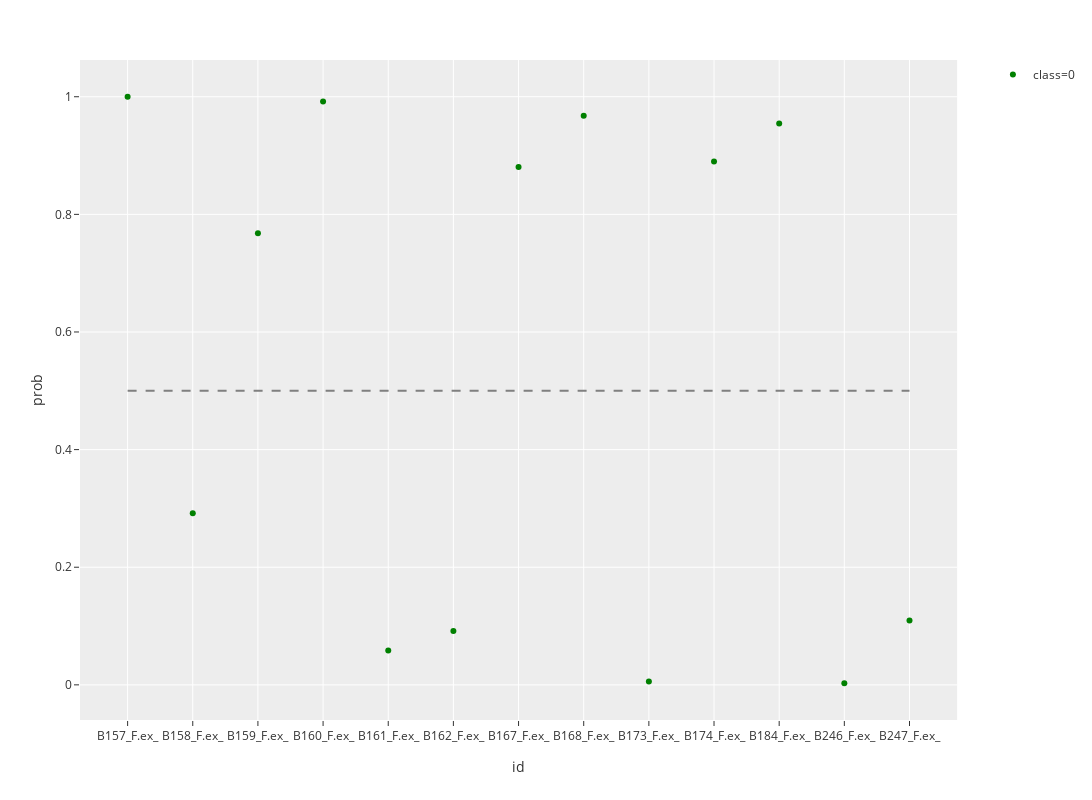

The cell this chart's notebook holds for it:
### Code cell
file_name = input("请输入原始数据的名称：")
data_path = 'C:/Users/pc/OneDrive/PLTTECH/Project/20191205_lung_cancer/rawdata/%s' % file_name + '.xlsx'
df = pd.read_excel(data_path)
df.iloc[:, 1:-1] = df.iloc[:, 1:-1].multiply(100)
df.head()

# 模型所用变量
selected_columns = ['id',
                     'CD39',
                     'CD183',
                     'CD68',
                     'granzyme_B',
                     'CD45',
                     'CD38',
                     'CD3',
                     'CCR6',
                     'CD16',
                     'CD27',
                     'CD8',
                     'CD85j',
                     'CD278',
                     'CD197',
                     'CD161',
                     'CD56',
                     'gdTCR',
                     'class']


# 模型系数
coefs = [-0.47945559228366535,
         0.20327325463417073,
         0.1887459180464852,
         -0.23053745239929288,
         0.1870717197521364,
         -0.22290851868585576,
         0.22215067194307309,
         0.018318648196711907,
         0.16755289147713795,
         0.013044893141782131,
         0.07607950445985641,
         0.0661141741742627,
         0.08449945529421754,
         -0.18919520056165512,
         0.07112586640989127,
         0.03213220940582165,
         -0.14217902836145613]

intercept = -0.0019459856438082115

plot_df = lungCancerPrediction(df, file_name)

### Figure 1 — Plotly figure (JSON) as saved in the notebook; plotly's stock layout.template omitted (floating-point values rounded to 4 significant figures)
{"data": [{"hoverlabel": {"namelength": 0}, "hovertemplate": "class=0<br>id=%{x}<br>prob=%{y}", "legendgroup": "class=0", "marker": {"color": "green", "symbol": "circle"}, "mode": "markers", "name": "class=0", "showlegend": true, "type": "scatter", "x": ["B157_F.ex_", "B158_F.ex_", "B159_F.ex_", "B160_F.ex_", "B161_F.ex_", "B162_F.ex_", "B167_F.ex_", "B168_F.ex_", "B173_F.ex_", "B174_F.ex_", "B184_F.ex_", "B246_F.ex_", "B247_F.ex_"], "xaxis": "x", "y": [1.0, 0.2919, 0.768, 0.9917, 0.05843, 0.09159, 0.8807, 0.9676, 0.005601, 0.8898, 0.9546, 0.002712, 0.1094], "yaxis": "y"}, {"line": {"color": "grey", "dash": "dash"}, "mode": "lines", "showlegend": false, "type": "scatter", "x": ["B157_F.ex_", "B247_F.ex_"], "y": [0.5, 0.5]}], "layout": {"height": 800, "legend": {"tracegroupgap": 0}, "margin": {"t": 60}, "width": 1200, "xaxis": {"anchor": "y", "domain": [0, 0.98], "title": {"text": "id"}}, "yaxis": {"anchor": "x", "domain": [0, 1], "title": {"text": "prob"}}}}
